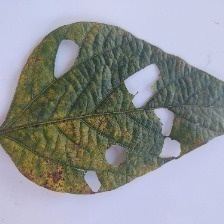
#> input picture paper/figuras/figura-3a-imagen-original.jpg, 224 x 224 px; its folder holds only this picture in this run
$ python -i severity.py   (imports and definitions only)
#> lines starting #> are read from the running program, lines starting #| are printed output that depends on the picture; after the words box and inside, x2 and y2 are one past the last pixel; in counts of white or black regions, pixels touching at a corner belong together
#> further down, picture is the input picture: shape (224, 224, 3); mean B, G, R 150.4, 147.3, 144.3
import cv2
import numpy as np
from dataclasses import dataclass


@dataclass
class ResultadoSeveridad:
    porcentaje: float
    nivel: str
    urgencia: str
    mask_lesion: np.ndarray
    pixeles_sanos: int
    pixeles_enfermos: int
    pixeles_fondo: int


RANGO_VERDE_SANO = [
    (np.array([30, 40, 40]), np.array([85, 255, 255]))
]

RANGO_LESION = [
    (np.array([10, 50, 20]), np.array([30, 255, 200])),
    (np.array([0, 50, 20]), np.array([10, 255, 180])),
]

RANGO_NECRO = [
    (np.array([0, 0, 0]), np.array([180, 80, 60]))
]


def calcular_severidad(img_bgr: np.ndarray) -> ResultadoSeveridad:
    hsv = cv2.cvtColor(img_bgr, cv2.COLOR_BGR2HSV)
#> hsv: shape (224, 224, 3); mean H, S, V 83.4, 49.6, 161.8

    mask_sana = np.zeros(hsv.shape[:2], dtype=np.uint8)
    for low, high in RANGO_VERDE_SANO:
        mask_sana = cv2.bitwise_or(mask_sana, cv2.inRange(hsv, low, high))
#> this loop made 1 pass
#> pass 1, in calcular_severidad, `mask_sana = cv2.bitwise_or(mask_sana, cv2.inRange(hsv, low, high))`:
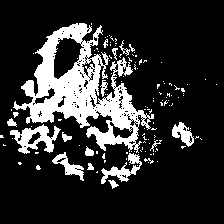
#> mask_sana: shape (224, 224); 18.4% white; 123 white regions (106 under 20 px), largest, box (x1, y1, x2, y2) and area: (13, 23, 154, 153) 6651, (10, 124, 61, 154) 690, (101, 153, 142, 184) 437

    mask_lesion = np.zeros(hsv.shape[:2], dtype=np.uint8)
    for low, high in RANGO_LESION:
        mask_lesion = cv2.bitwise_or(mask_lesion, cv2.inRange(hsv, low, high))
#> this loop made 2 passes
#> pass 1, in calcular_severidad, `mask_lesion = cv2.bitwise_or(mask_lesion, cv2.inRange(hsv, low, high))`:
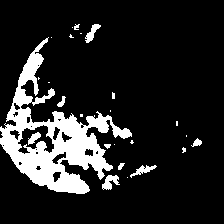
#> mask_lesion: shape (224, 224); 14.1% white; 25 white regions (15 under 20 px), largest, box (x1, y1, x2, y2) and area: (0, 37, 132, 194) 6327, (102, 175, 120, 190) 153, (85, 24, 101, 43) 127

    mask_necro = np.zeros(hsv.shape[:2], dtype=np.uint8)
    for low, high in RANGO_NECRO:
        mask_necro = cv2.bitwise_or(mask_necro, cv2.inRange(hsv, low, high))
#> this loop made 1 pass
#> pass 1, in calcular_severidad, `mask_necro = cv2.bitwise_or(mask_necro, cv2.inRange(hsv, low, high))`:
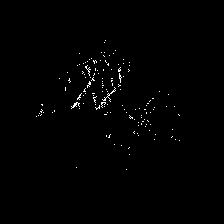
#> mask_necro: shape (224, 224); 0.73% white in thin lines or dots, all inside (x1, y1, x2, y2) = (36, 40, 180, 170)

    mask_enferma = cv2.bitwise_or(mask_lesion, mask_necro)
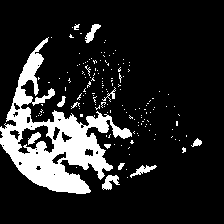
#> mask_enferma: shape (224, 224); 15% white; 156 white regions (144 under 20 px), largest, box (x1, y1, x2, y2) and area: (0, 37, 132, 194) 6420, (102, 175, 120, 190) 153, (85, 24, 101, 43) 127
    kernel = np.ones((3, 3), np.uint8)
    mask_enferma = cv2.morphologyEx(mask_enferma, cv2.MORPH_OPEN, kernel)
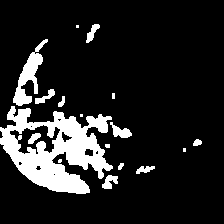
#> mask_enferma: shape (224, 224); 13.6% white; 17 white regions (6 under 20 px), largest, box (x1, y1, x2, y2) and area: (0, 106, 113, 194) 5121, (13, 39, 48, 106) 798, (110, 122, 132, 138) 175
    mask_enferma = cv2.morphologyEx(mask_enferma, cv2.MORPH_CLOSE, kernel)
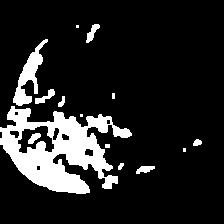
#> mask_enferma: shape (224, 224); 13.9% white; 14 white regions (4 under 20 px), largest, box (x1, y1, x2, y2) and area: (0, 106, 132, 194) 5584, (13, 39, 48, 106) 804, (35, 89, 55, 104) 121

    mask_hoja = cv2.bitwise_or(mask_sana, mask_enferma)
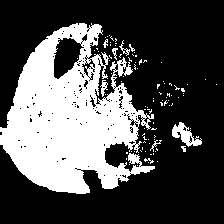
#> mask_hoja: shape (224, 224); 31.3% white; 96 white regions (87 under 20 px), largest, box (x1, y1, x2, y2) and area: (0, 23, 155, 194) 14860, (172, 122, 202, 147) 335, (100, 80, 108, 97) 63

    px_totales = img_bgr.shape[0] * img_bgr.shape[1]
#> px_totales = 50176
    px_hoja = int(cv2.countNonZero(mask_hoja))
#> px_hoja = 15700
    px_enfermos = int(cv2.countNonZero(mask_enferma))
#> px_enfermos = 6999
    px_sanos = int(cv2.countNonZero(mask_sana))
#> px_sanos = 9232
    px_fondo = px_totales - px_hoja
#> px_fondo = 34476

    if px_hoja > (px_totales * 0.1):
        porcentaje = (px_enfermos / px_hoja) * 100
#> porcentaje = 44.58
    else:
        porcentaje = 0.0
    porcentaje = min(porcentaje, 100.0)

    if porcentaje < 5:
        nivel, urgencia = "minima", "Solo monitoreo preventivo"
    elif porcentaje < 15:
        nivel, urgencia = "leve", "Aplicacion preventiva recomendada"
    elif porcentaje < 35:
        nivel, urgencia = "moderada", "Tratamiento necesario en 48-72 horas"
    elif porcentaje < 60:
        nivel, urgencia = "severa", "Tratamiento urgente - aplicar hoy"
    else:
        nivel, urgencia = "critica", "Emergencia fitosanitaria - accion inmediata"

    return ResultadoSeveridad(
        porcentaje=round(porcentaje, 1),
        nivel=nivel,
        urgencia=urgencia,
        mask_lesion=mask_enferma,
        pixeles_sanos=px_sanos,
        pixeles_enfermos=px_enfermos,
        pixeles_fondo=px_fondo,
    )


def estimar_severidad_global(img_bgr: np.ndarray, patch_size: int = 150, stride: int = 75) -> dict:
    h, w = img_bgr.shape[:2]
    severidades = []
    for y in range(0, h - patch_size + 1, stride):
        for x in range(0, w - patch_size + 1, stride):
            patch = img_bgr[y:y + patch_size, x:x + patch_size]
            sev = calcular_severidad(patch)
            severidades.append(sev.porcentaje)
    if not severidades:
        return {"mean": 0.0, "max": 0.0, "min": 0.0, "std": 0.0}
    arr = np.array(severidades)
    return {
        "mean": float(arr.mean()),
        "max": float(arr.max()),
        "min": float(arr.min()),
        "std": float(arr.std()),
    }

>>> import cv2
>>> picture = cv2.imread('../../paper/figuras/figura-3a-imagen-original.jpg')
>>> result = calcular_severidad(picture)

$ run again, on paper/figuras/figura-3b-hoja-segmentada.jpg
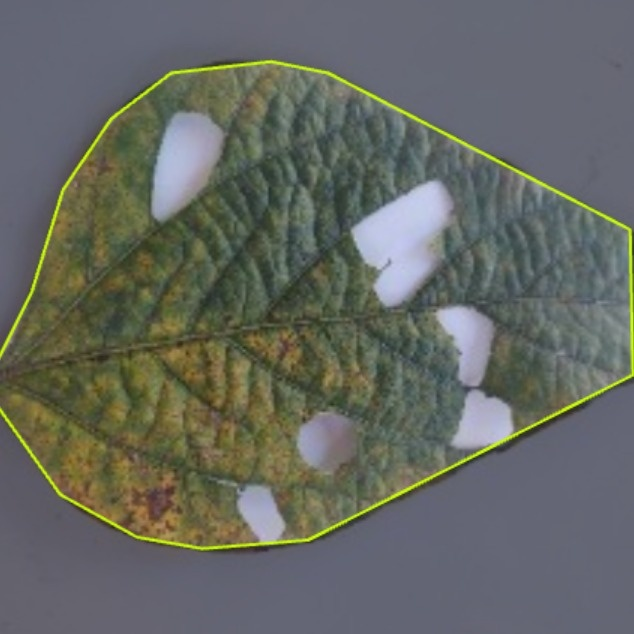
#> input picture paper/figuras/figura-3b-hoja-segmentada.jpg, 634 x 634 px
#> picture is the input picture: shape (634, 634, 3); mean B, G, R 97.9, 104.1, 100.9
#> hsv: shape (634, 634, 3); mean H, S, V 81.7, 53.5, 112.4
#> the loop in calcular_severidad, `for low, high in RANGO_VERDE_SANO:` made 1 pass
#> pass 1, in calcular_severidad, `mask_sana = cv2.bitwise_or(mask_sana, cv2.inRange(hsv, low, high))`:
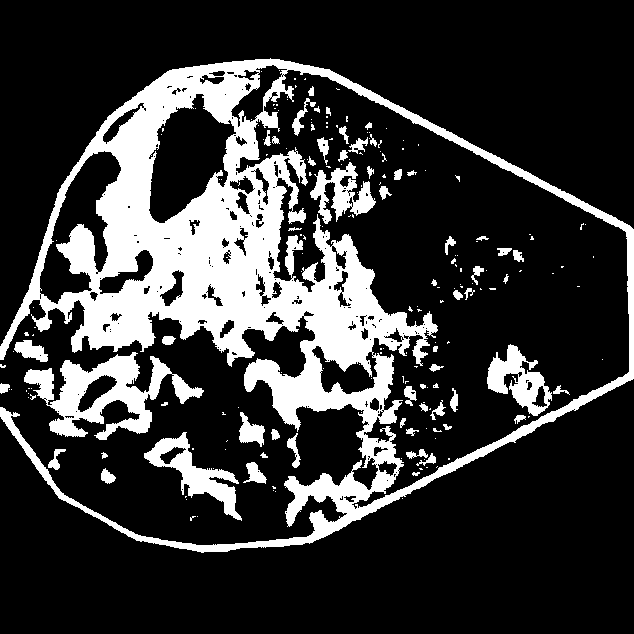
#> mask_sana: shape (634, 634); 21.5% white; 205 white regions (146 under 20 px), largest, box (x1, y1, x2, y2) and area: (0, 58, 634, 553) 68511, (24, 352, 204, 440) 6181, (144, 432, 242, 521) 2520
#> in calcular_severidad, `mask_hoja = cv2.bitwise_or(mask_sana, mask_enferma)`:
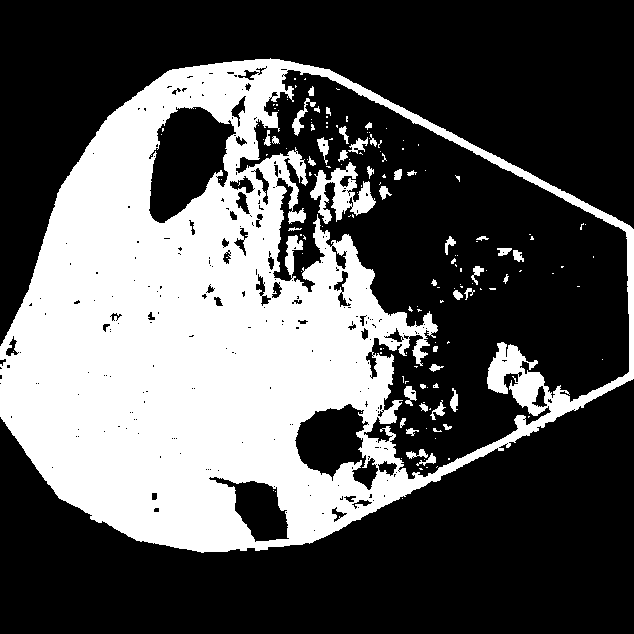
#> mask_hoja: shape (634, 634); 34.3% white; 155 white regions (114 under 20 px), largest, box (x1, y1, x2, y2) and area: (0, 58, 634, 553) 132945, (310, 162, 376, 224) 1788, (292, 98, 316, 136) 229
#> px_hoja = 137878
#> px_enfermos = 56045
#> px_sanos = 86509
#> px_fondo = 264078
#> porcentaje = 40.65
